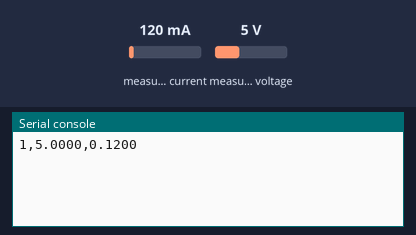
Recording of a program running on a simulated Raspberry Pi Pico running MicroPython. On the bench: the last lines printed to the serial console. Inputs (shaded band) come from the test bench; at power-on: measured current 120 mA, measured voltage 5 V. Files the program writes start out absent; the clock reads 2024-03-15 10:24:30 at power-on unless the program sets it.

Above: at 1.2 s.
1.3 s: measured current set to 40 mA
At 2.6 s:
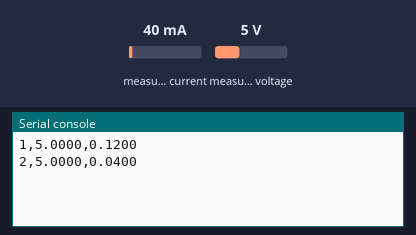
2.8 s: measured voltage set to 0.3 V
At 3.8 s:
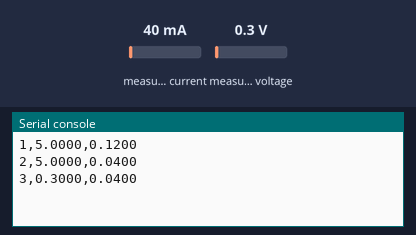
4.3 s: measured current set to 500 mA
At 5.6 s:
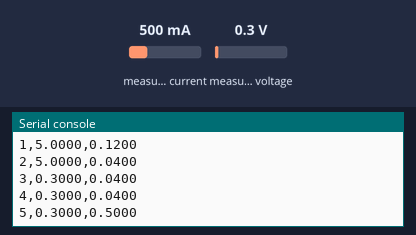
Timing chart, 0 to 7.3 s (numbered marks = the images above; inputs shaded):
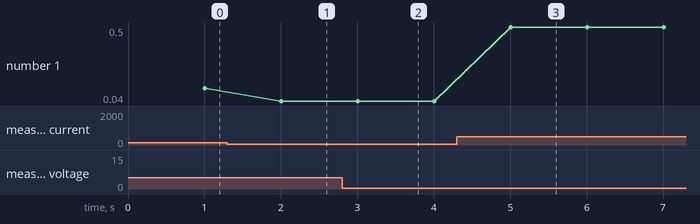

Measured:
- after the input at 1.3 s, the serial console: prints a new line after 0.70 s (image 1)
- after the input at 2.8 s, the serial console: prints a new line after 0.20 s (image 2)
- after the input at 4.3 s, the serial console: prints a new line after 0.71 s (image 3)
- plotted number 1: 0.12 → 0.04 after the input at 1.3 s, 0.04 → 0.5 after the input at 4.3 s

The program:

qt_py_rp2040_ina260_logfile.py
```python
# MicroPython for QT_PY_RP2040 and INA260 boards
import machine
import time

class INA260():

    _INA260_DEVICE_ADDRESS   = 0x44
    _INA260_CONFIG_ADDR      = 0x00
    _INA260_CURRENT_ADDR     = 0x01
    _INA260_BUS_VOLTAGE_ADDR = 0x02
    _INA260_BUS_VOLTAGE_LSB  = 1.25 #mV
    _INA260_CURRENT_LSB      = 1.25 #mA

    # Constructor
    def __init__(self, i2c, i2c_dev_addr=0x44):
        self.i2c_dev_addr = i2c_dev_addr
        self.i2c          = i2c

    def twos_compliment_to_int(self, val, len):
        # Convert twos compliment to integer
        if(val & (1 << len - 1)):
            val = val - (1<<len)
        return val

    def get_bus_voltage(self):
        raw_read = list(self.i2c.readfrom_mem(self.i2c_dev_addr,self._INA260_BUS_VOLTAGE_ADDR,2))
        word_rdata = raw_read[0] *256 + raw_read[1]
        vbus = float(word_rdata) / 1000.0 * self._INA260_BUS_VOLTAGE_LSB
        return vbus

    def get_current(self):
        raw_read   = list(self.i2c.readfrom_mem(self.i2c_dev_addr,self._INA260_CURRENT_ADDR,2))
        word_rdata = raw_read[0] *256 + raw_read[1]
        current_twos_compliment = word_rdata
        current_sign_bit = current_twos_compliment >> 15
        if (current_sign_bit == 1):
            current = float(self.twos_compliment_to_int(current_twos_compliment, 16)) / 1000.0 * self._INA260_CURRENT_LSB
        else:
            current = float(current_twos_compliment) / 1000.0 * self._INA260_CURRENT_LSB
        return current

    def reset_chip(self):
        byte_list = [0x80, 0x00]
        self.i2c.writeto_mem(self.i2c_dev_addr,self._INA260_CONFIG_ADDR,bytearray(byte_list))

def main():
    i2c       = machine.I2C(0,sda=machine.Pin(24),scl=machine.Pin(25),freq=400000) # QT PY RP2040
    ina260    = INA260(i2c=i2c, i2c_dev_addr=0x40)
    f         = open('logfile.csv', 'w')
    last_task = time.time()
    n         = 0
    try:
        while True:
            if (time.time() - last_task) >= 1: # true every 1 seconds
                n += 1 # counts the seconds in the logfile
                voltage = ina260.get_bus_voltage()
                current = ina260.get_current()
                print("{:d},{:.4f},{:.4f}".format(n,voltage,current))
                a = f.write("{:d},{:.4f},{:.4f}\n".format(n,voltage,current)) # assignement avoids printing to console
                last_task=time.time()
            time.sleep(0.5) # this should be half of the repeat interval
    except KeyboardInterrupt:
        f.close()

if __name__ == '__main__':
   main()
```
